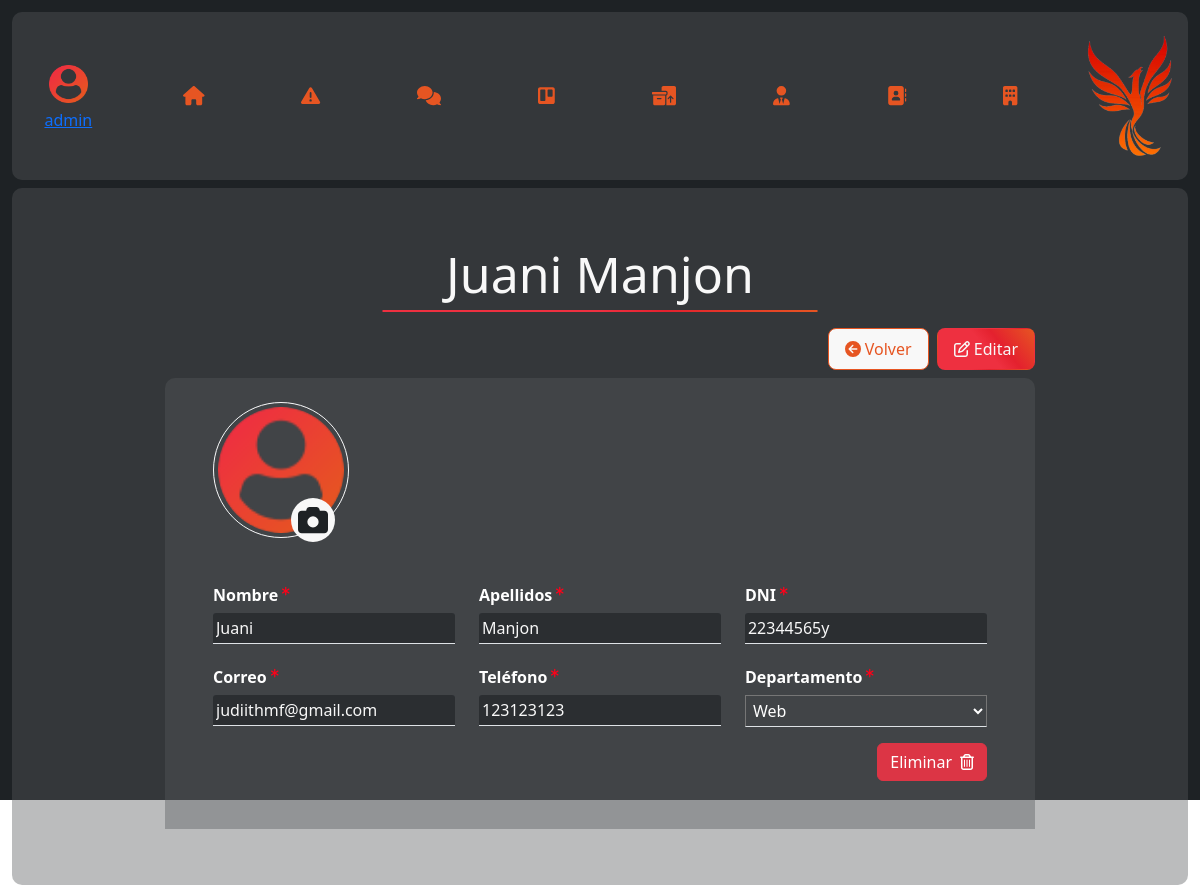
/detailsEmployee-2/ (signed in), run on the app's committed database.
### administracion/models.py (models this page shows)
class Empleado(models.Model):
    DEPARTAMENTOS = [
        ('web', 'Web'),
        ('programacion', 'Programación'),
        ('administracion', 'Administración'),
        ('ciberseguridad', 'Ciberseguridad'),
        ('telefonia', 'Telefonía'),
        ('sistemas', 'Sistemas'),
        ('taller', 'Taller'),
    ]
    user = models.OneToOneField(User, on_delete=models.CASCADE, null=True, blank=True)
    dni = models.CharField(max_length=20)
    telefono = models.CharField(max_length=20)
    departamento = models.CharField(max_length=20, choices=DEPARTAMENTOS)
    foto_perfil = models.FileField(upload_to='administracion/', blank=True, null=True,default=fotoDefault)

### administracion/views.py (the view)
# urls.py: path('detailsEmployee-<int:employee_id>/', views.detailsEmployee, name='detailsEmployee'),              #Url vista detalles empleados y editarlos
@login_required
def detailsEmployee(request,employee_id=None):
    departments = Empleado.DEPARTAMENTOS
    if employee_id :
        employee= Empleado.objects.get(pk=employee_id)
        return render(request, 'administracion/detailsEmployee.html', {'employee': employee,'departments': departments})
    else:
        return render(request, 'administracion/detailsEmployee.html', {'departments': departments})

### templates/administracion/detailsEmployee.html (shortened to what this page needs)
{% extends '../global/cdns.html' %}
{% load static %}
{% block content %}
{% include 'global/submenu.html' %}
<section class="main box d-flex contenedor">
    <div class="mx-auto w-75 my-5 overflow-hidden">
        <h2 class='tittle p-0' id="titulo" >{% if employee %} {{employee.user.first_name}} {{employee.user.last_name}}{% else %} Nuevo empleado {% endif %}</h2>
        <div class="d-flex justify-content-end mt-3">
            <button class="buttonReverse me-2 buttonVolver">
                <i class="fa-solid fa-circle-arrow-left" style="color: #e65522;"></i>
                <a href="/employees">Volver</a>
            </button>
            <button class="button" id="buttonEdit">
                <i class="fa-regular fa-pen-to-square" style="color: #f8f8f8;"></i>
                Editar
            </button>
        </div>
        <div class="box formularioCrud p-5 d-flex flex-column overflow-y-auto barScroll" style="height: 90%;" id="formularioCrud">
            <form class="row gy-4" method="post">
                <div class="position-relative m-0">
                    <img src="{% if employee and employee.foto_perfil %}{{ employee.foto_perfil.url }}{% else %}{% static 'assets/img/usuario.png' %} {% endif %}" alt="" id="profileImage" class="rounded-circle mb-4 border border-light p-1">
                    <label for="foto_perfil">
                        <i class="fa-solid fa-camera position-absolute" style="color: #1e2225"></i>
                    </label>
                </div>
                <div class="col-lg-4 col-md-6 col-sm-12 ">
                    <div class="d-flex">
                        <h6 class="fw-bold">Nombre</h6>
                        <i class="fa-solid fa-asterisk ps-1 pt-2" style="color: #ff0019;"></i>
                    </div>
                    <input type="text" id="nombre" name="nombre" class="border-bottom bg-transparent w-100 required"  value="{{employee.user.first_name}}" required>
                </div>
                <div class="col-lg-4 col-md-6 col-sm-12 ">
                    <div class="d-flex">
                        <h6 class="fw-bold">Apellidos</h6>
                        <i class="fa-solid fa-asterisk ps-1 pt-2" style="color: #ff0019;"></i>
                    </div>
                    <input type="text" id="apellidos" name="apellidos" class="border-bottom bg-transparent w-100 required" required  value="{{employee.user.last_name}}">
                </div>
                <div class="col-lg-4 col-md-6 col-sm-12 ">
                    <div class="d-flex">
                        <h6 class="fw-bold">DNI</h6>
                        <i class="fa-solid fa-asterisk ps-1 pt-2" style="color: #ff0019;"></i>
                    </div>
                    <input type="text" id="dni" name="dni"  class="border-bottom bg-transparent w-100 required" pattern="[A-Za-z0-9]{9}" title="El CIF/NIF debe tener 9 caracteres alfanuméricos"  value="{{employee.dni}}" required>
                </div>
                <div class="col-lg-4 col-md-6 col-sm-12 ">
                    <div class="d-flex">
                        <h6 class="fw-bold">Correo</h6>
                        <i class="fa-solid fa-asterisk ps-1 pt-2" style="color: #ff0019;"></i>
                    </div>
                    <input type="email" id="email" name="email" class="border-bottom bg-transparent w-100 required"  value="{{employee.user.email}}" required>
                </div>
                <div class="col-lg-4 col-md-6 col-sm-12 ">
                    <div class="d-flex">
                        <h6 class="fw-bold">Teléfono</h6>
                        <i class="fa-solid fa-asterisk ps-1 pt-2" style="color: #ff0019;"></i>
                    </div>
                    <input type="text" id="telefono" name="telefono" class="border-bottom bg-transparent w-100 required" pattern="[0-9]{9}" title="El teléfono sólo puede llevar caracteres numéricos y 9 dígitos"  value="{{employee.telefono}}" required>
                </div>
                <div class="col-lg-4 col-md-6 col-sm-12 ">
                    <div class="d-flex">
                        <h6 class="fw-bold">Departamento</h6>
                        <i class="fa-solid fa-asterisk ps-1 pt-2" style="color: #ff0019;"></i>
                    </div>
                    <select id="departamento" name="departamento" class="border-bottom bg-transparent w-100 required text-white" >
                        {% for key, value in departments %}
                            <option value="{{ key }}" class="text-black" {% if employee and employee.departamento == key %} selected {% endif %}>{{ value }}</option>
                        {% endfor %}
                    </select>
                </div>
            </form>
            {% if employee %}
            <div class="d-flex justify-content-end mt-3">
                <button class="btn btn-danger d-flex align-items-center gap-2 " data-bs-toggle="modal" data-bs-target="#exampleModal">
                    Eliminar
                    <i class="fa-regular fa-trash-can" style="color: #ffffff;"></i>
                </button>
            </div>
            {% endif %}
        </div>
    </div>
</section>
{% endblock content %}

### templates/global/submenu.html
{% load static %}
<section class="menuLateral box d-flex flex-column align-items-center justify-content-between">
    <div>
        <a class="link menuLateral__profile" href="/" >
            <img src="{% static 'assets/img/usuario.png' %}" class="profile__photo" alt="Foto de perfil" />
            <p class="m-0 d-none d-sm-inline">{{user.username}}</p>
        </a>
        <section class="menuLateral__enlaces">
            <ul class="enlaces__lista">
                <li>
                    <a href="/inicio" id="option_inicio">
                        <i class="fa-solid fa-house"></i>
                    </a>
                </li>
                <li>
                    <a href="/incidents" id="option_incidencias">
                        <i class="fa-solid fa-triangle-exclamation"></i>
                    </a>
                </li>
                <li>
                    <a href="/chat" id="option_chat">
                        <i class="fa-solid fa-comments"></i>
                    </a>
                </li>
                <li>
                    <a href="/trello" id="option_trello">
                        <i class="fa-brands fa-trello"></i>
                    </a>
                </li>
                <li>
                    <a href="/inventario" id="option_inventario">
                        <i class="fa-solid fa-boxes-packing"></i>
                    </a>
                </li>
                <li>
                    <a href="/employees" id="option_empleado">
                        <i class="fa-solid fa-user-tie"></i>
                    </a>
                </li>
                <li>
                    <a href="/clients" id="option_cliente">
                        <i class="fa-solid fa-address-book"></i>
                    </a>
                </li>
                <li>
                    <a href="/enterprises" id="option_empresas">
                        <i class="fa-solid fa-building"></i>
                    </a>
                </li>
            </ul>
        </section>
        <section class="menuLateral__logo d-flex d-none d-sm-block align-items-center justify-content-center py-2">
            <img src="{% static 'assets/img/logo.png' %}" alt="logo" />
        </section>
    </div>
</section>

### static/style/main.css (style rules this page uses)
* { margin: 0; padding: 0; box-sizing: border-box; }
body, html { font-family: "Raleway"; background-color: #1E2225; }
.containerPrincipal .menuLateral { width: 4%; min-width: 70px; }
.containerPrincipal .contenedor { display: flex; flex-direction: column; width: 100%; }
.box { background-color: rgba(85, 89, 91, 0.4); border-radius: 10px; padding: 1vh; }
.tittle { font-size: 50px; color: #F8F8F8; text-align: center; position: relative; padding-top: 3vh; animation: aparecerCentro 2.5s ease forwards; }
.tittle::after { content: ""; position: absolute; bottom: -1vh; left: 0; width: 50%; height: 2px; background-image: linear-gradient(51deg, #ee3040 50%, #e4212e 65%, #e65522 100%); transform: translateX(50%); }
.button { background-image: linear-gradient(51deg, #ee3040 50%, #e4212e 65%, #e65522 100%); border-radius: 1vh; color: #F8F8F8; border: 1px solid transparent; padding: 1vh 2vh; margin: 1vh 0px; transition: all 0.1s linear; }
.buttonReverse { background-color: #F8F8F8; border-radius: 1vh; color: #e65522; border: 1px solid #e65522; padding: 1vh 2vh; margin: 1vh 0px; }
@media screen and (max-width: 1200px) { .menuLateral { width: 100% !important; flex-direction: row !important; } }
@media screen and (max-width: 1200px) { .menuLateral > div { width: 100%; display: flex; align-items: center; justify-content: center; } }
@media screen and (max-width: 1200px) { .menuLateral .menuLateral__profile { width: 10% !important; } }
@media screen and (max-width: 1200px) { .menuLateral .menuLateral__profile img { width: 40% !important; } }
@media screen and (max-width: 1200px) { .menuLateral .menuLateral__enlaces { width: 100%; } }
@media screen and (max-width: 1200px) { .menuLateral .menuLateral__enlaces .enlaces__lista { margin: 0; width: 100%; display: flex !important; align-items: center; justify-content: space-between; padding-inline: 50px; } }
@media screen and (max-width: 1200px) { .menuLateral .menuLateral__enlaces .enlaces__lista li { padding-block: 25px; } }
@media screen and (max-width: 1200px) { .menuLateral .menuLateral__logo { width: 10%; } }
.menuLateral .menuLateral__profile { display: flex; align-items: center; justify-content: center; flex-direction: column; }
.menuLateral .menuLateral__profile > img.profile__photo { object-fit: contain; width: 80%; padding: 0.3rem 0; }
.menuLateral .menuLateral__logo img { object-fit: contain; width: 100%; margin-top: 0.5rem; }
.menuLateral .menuLateral__enlaces ul { list-style: none; padding: 0; }
.menuLateral .menuLateral__enlaces ul li { text-align: center; padding: 30% 0; }
.menuLateral .menuLateral__enlaces ul a { font-size: larger; border-radius: 100%; padding: 1rem; text-decoration: none; color: #e65522; transition: background 0.2s linear; }
.buttonReverse a { text-decoration: none; color: #e65522; }
.formularioCrud .fa-camera { bottom: 20px; left: 90px; font-size: 30px; background-color: #F8F8F8; border-radius: 100px; padding: 7px; cursor: pointer; }
.formularioCrud img { width: 17vh; height: 17vh; }
.formularioCrud input { border: none; color: #F8F8F8; padding: 3px; }
.formularioCrud input:enabled { border: none; animation: animacionTexto 0.5s ease; background-color: rgba(30, 34, 37, 0.6117647059) !important; border-radius: 3px 3px 0px 0px; }
.formularioCrud select:enabled { animation: animacionTexto 0.5s ease; }
.formularioCrud select { padding: 3px; }
.fa-asterisk { font-size: 10px; transform: translateY(-8px); }

### data on the page
Empleado: user.first_name "Juani", user.last_name "Manjon", nombre "Juani", apellidos "Manjon", dni "22344565y", email "judiithmf@gmail.com", telefono "123123123", departamento "Web"

### other printed values
{{ user.username }} "admin"
